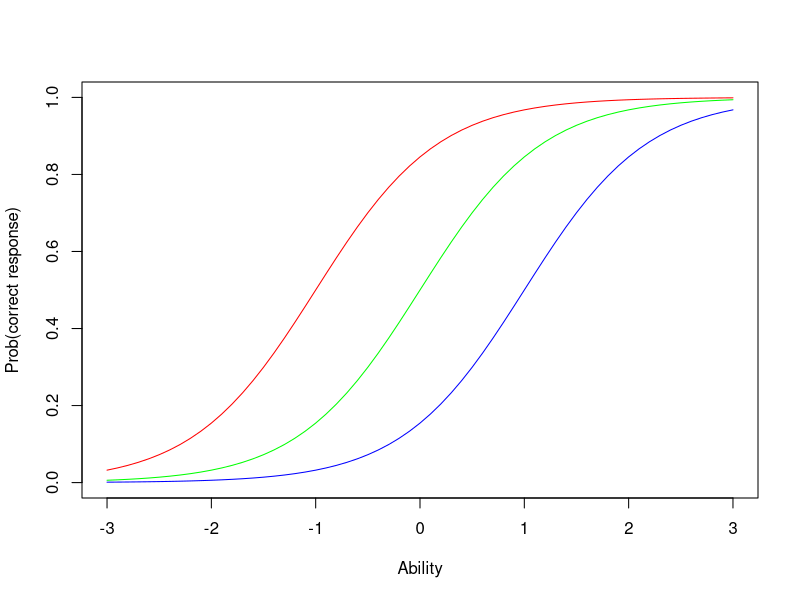

Reproduce this figure in R.
icc1 <- function(b,D,color) {
  theta <- seq(-3,3,.1)
  P1 <- 1/(1+exp(-D*(theta-b)))
  plot(theta, P1, type="l", xlim=c(-3,3), ylim=c(0,1),
       xlab="Ability", ylab="Prob(correct response)",
       col = color)
}

icc2 <- function(b,D,color) {
  theta <- seq(-3,3,.1)
  P1 <- 1/(1+exp(-D*(theta-b)))
  lines(theta, P1, col = color)
}

D <- 1.7
icc1(b=-1, D, "red")
icc2(b=0, D, "green")
icc2(b=1, D, "blue")

